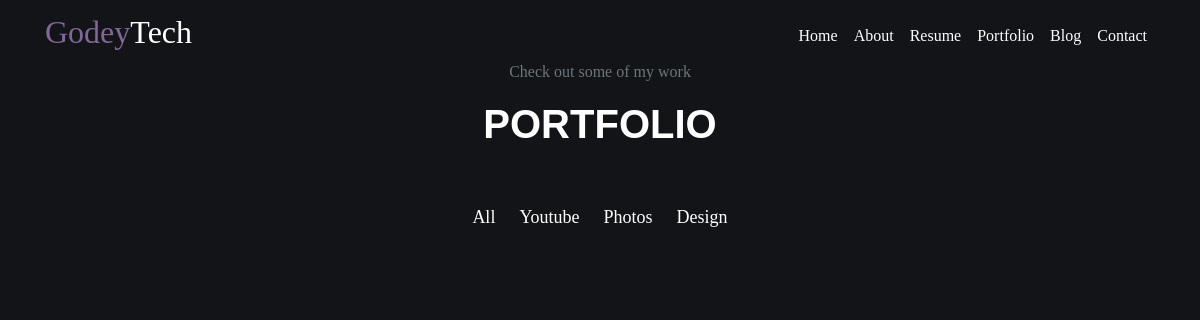
/portfolio/?category=Design, run on the app's committed database.
### my_site/models.py (models this page shows, shortened)
class Category(models.Model):
    name = models.CharField(max_length=50)

### my_site/views.py (the view)
# urls.py: path('portfolio/', views.portfolio, name="portfolio"),
def portfolio(request):
    category = request.GET.get('category')
    if category == None:
        portfolios = Portfolio.objects.order_by('image')
    else:
        portfolios = Portfolio.objects.filter(category__name=category)
    categories = Category.objects.all()
    context = {
        'categories': categories,
        'portfolios': portfolios,
        'title': 'Portfolio',
    }
    return render(request, 'my_site/portfolio.html', context)

### my_site/templates/my_site/portfolio.html (shortened to what this page needs)
{% extends 'my_site/base.html' %}
{% load static %}
{% block css_files %}
<link rel="stylesheet" href="{% static 'my_site/index.css' %}">
{% endblock %}
{% block content %}
<section id="portfolio" class="pt-4 pb-4">
    <div class="text-center" style="color:#fff; padding-top: 3%;">
        <p class="text-muted">Check out some of my work</p>
        <h1 class="text-header">PORTFOLIO</h1>
    </div>
    <div class="text-center pt-5">
        <a class="port-link" style="font-size: 18px; color:#fff" href="{% url 'portfolio' %}">All</a>
        {% for category in categories %}
            <a class="port-link" style="font-size: 18px; color:#fff" href="{% url 'portfolio' %}?category={{ category.name }}">{{category.name }}</a>
        {% endfor %}
    </div>
    <div class="container">
        <div class="row pt-3">
        </div>
    </div>
</section>
{% endblock content %}

### data on the page
Category: name "Youtube"
Category: name "Photos"
Category: name "Design"
